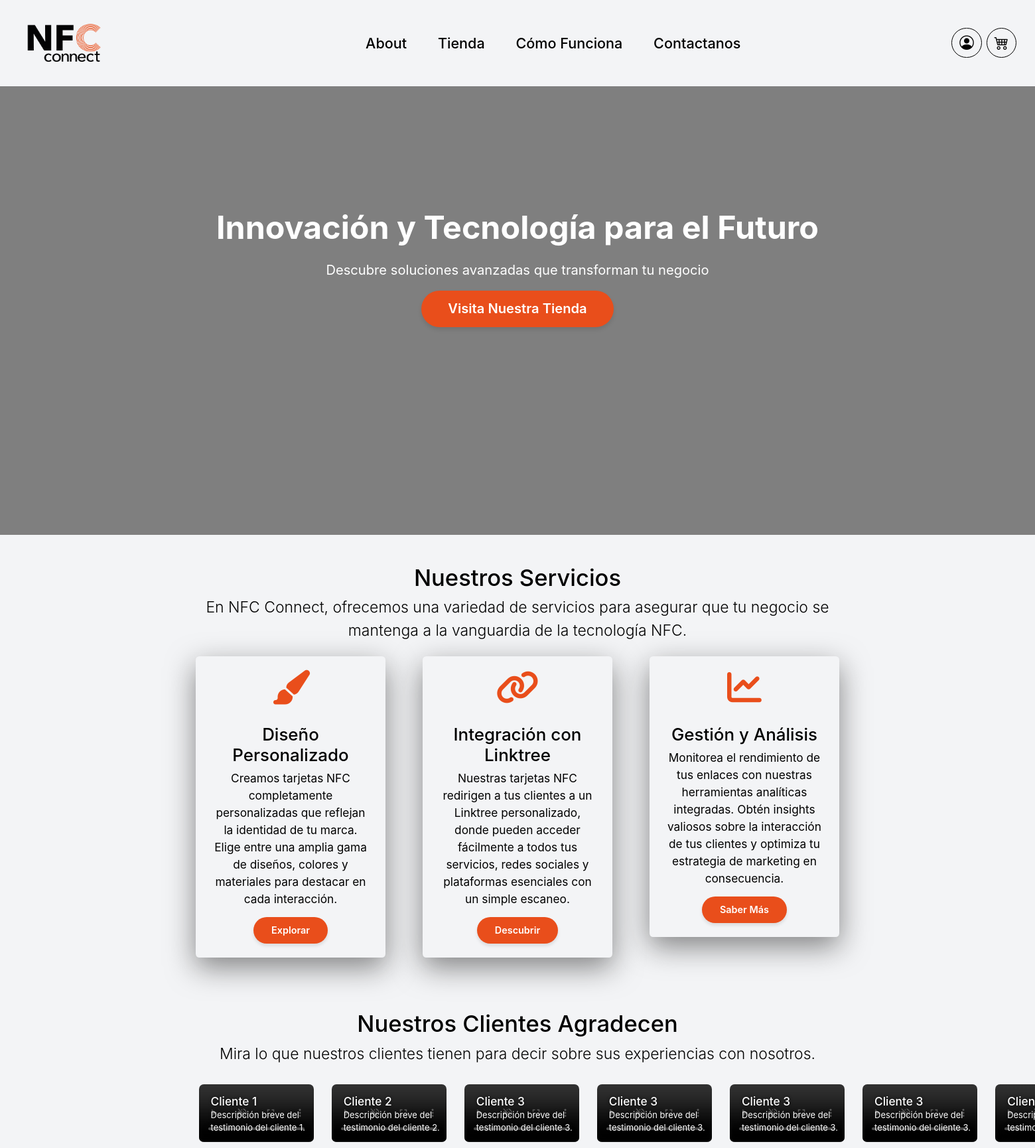
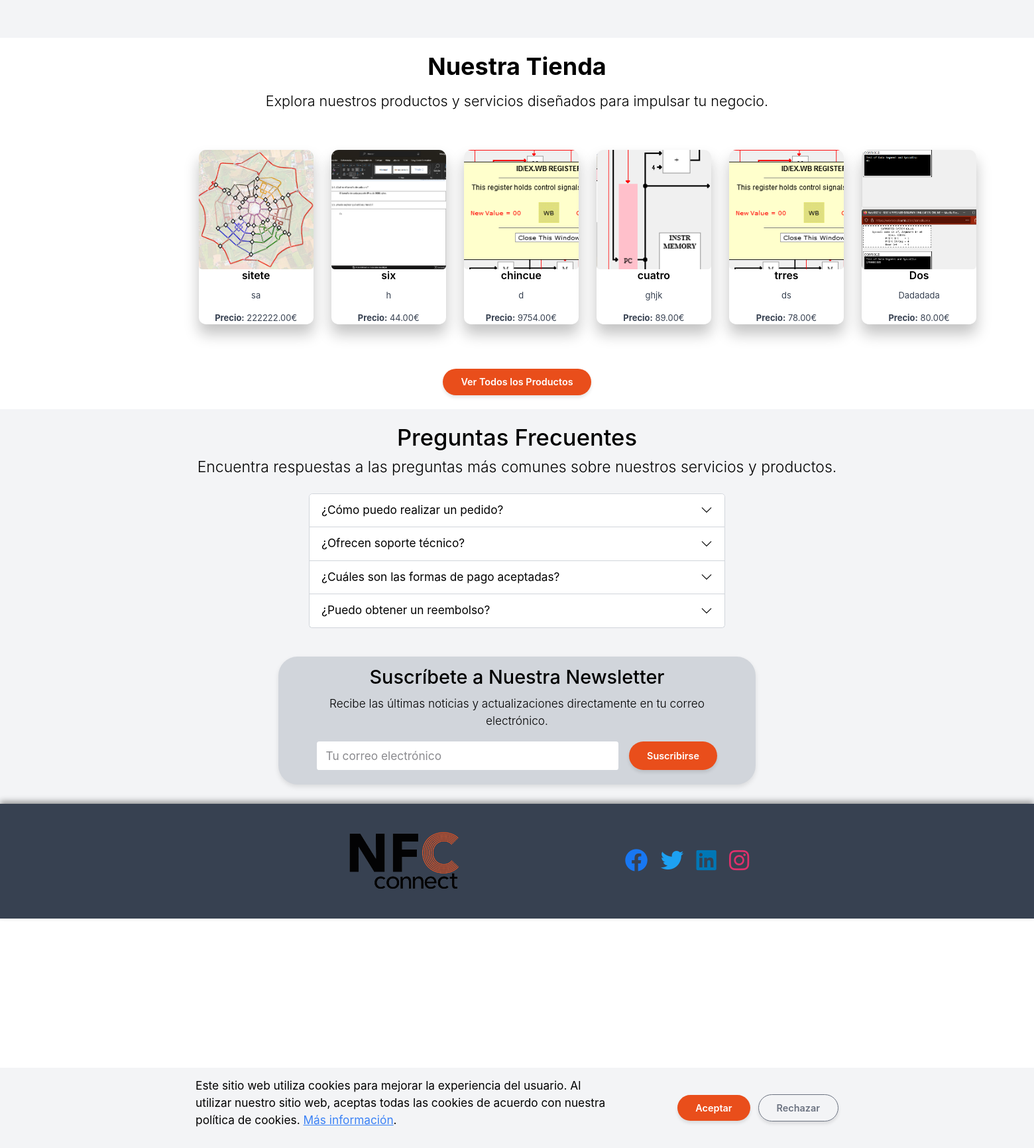
The page / on the database its author committed (2 pictures, top to bottom).
### app/models.py (models this page shows, shortened)
class Product(db.Model):
    __tablename__ = 'product'
    id = db.Column(db.Integer, primary_key=True)
    name = db.Column(db.String(150), nullable=False)
    description = db.Column(db.Text, nullable=False)
    price = db.Column(db.Float, nullable=False)
    image_file = db.Column(db.String(20), nullable=True, default='default_product.jpg')
    date_added = db.Column(db.DateTime, default=datetime.utcnow)
    features = db.Column(db.Text, nullable=True)
    cart_items = db.relationship('CartItem', backref='product', lazy=True)
    images = db.relationship('ProductImage', backref='product', lazy=True)

### app/routes.py (the view)
@app.route('/')
@app.route('/<lang_code>')
def index(lang_code=None):
    products = Product.query.order_by(Product.date_added.desc()).limit(6).all()
    add_to_cart_form = AddToCartForm()
    return render_template('index.html', products=products, add_to_cart_form=add_to_cart_form)

### app/templates/index.html (shortened to what this page needs)
{% extends "app.html" %}
{% block content %}
<main>
    <div id="cookieConsent" class="fixed-bottom bg-light p-3" style="display: none;">
        <div class="container">
            <div class="row align-items-center">
                <div class="col-md-8">
                    <p>Este sitio web utiliza cookies para mejorar la experiencia del usuario. Al utilizar nuestro sitio web, aceptas todas las cookies de acuerdo con nuestra política de cookies. <a href="/cookies">Más información</a>.</p>
                </div>
                <div class="col-md-4 text-md-end text-center">
                    <button id="acceptCookies" class="btn btn-custom me-2">Aceptar</button>
                    <button id="rejectCookies" class="btn btn-custom-outline-secondary">Rechazar</button>
                </div>
            </div>
        </div>
    </div>
    <section class="hero-section position-relative min-vh-100" style="zoom: 112%;">
        <video class="video-background w-100 h-100 object-fit-cover" autoplay muted loop>
            <source src="{{ url_for('static', filename='video/nfc-connect-video.mp4') }}" type="video/mp4">
        </video>
        <div class="hero-overlay position-absolute top-0 start-0 w-100 h-100"></div>
        <div class="hero-content container position-relative">
            <h1>{{ _('Innovación y Tecnología para el Futuro') }}</h1>
            <p>{{ _('Descubre soluciones avanzadas que transforman tu negocio') }}</p>
            <a href="/store" class="btn btn-custom btn-lg">{{ _('Visita Nuestra Tienda') }}</a>
        </div>
    </section>
    <section id="services" class="services-section py-5">
        <div class="container">
            <div class="row mb-2 text-center">
                <div class="col-12">
                    <h2>{{ _('Nuestros Servicios') }}</h2>
                    <p class="lead">{{ _('En NFC Connect, ofrecemos una variedad de servicios para asegurar que tu negocio se mantenga a la vanguardia de la tecnología NFC.') }}</p>
                </div>
            </div>
            <div class="row">
                <div class="col-md-4 text-center mb-4" data-aos="fade-up">
                    <div class="service-card p-4 shadow rounded">
                        <i class="fas fa-paint-brush fa-3x text-primary mb-3"></i>
                        <h4 class="mt-3">{{ _('Diseño Personalizado') }}</h4>
                        <p>{{ _('Creamos tarjetas NFC completamente personalizadas que reflejan la identidad de tu marca. Elige entre una amplia gama de diseños, colores y materiales para destacar en cada interacción.') }}</p>
                        <a href="{{ url_for('service_detail', service_slug='diseno-personalizado') }}" class="btn btn-custom">Explorar</a>
                    </div>
                </div>
                <div class="col-md-4 text-center mb-4" data-aos="fade-up" data-aos-delay="100">
                    <div class="service-card p-4 shadow rounded">
                        <i class="fas fa-link fa-3x text-primary mb-3"></i>
                        <h4 class="mt-3">{{ _('Integración con Linktree') }}</h4>
                        <p>{{ _('Nuestras tarjetas NFC redirigen a tus clientes a un Linktree personalizado, donde pueden acceder fácilmente a todos tus servicios, redes sociales y plataformas esenciales con un simple escaneo.') }}</p>
                        <a href="{{ url_for('service_detail', service_slug='integracion-linktree') }}" class="btn btn-custom">Descubrir</a>
                    </div>
                </div>
                <div class="col-md-4 text-center mb-4" data-aos="fade-up" data-aos-delay="200">
                    <div class="service-card p-4 shadow rounded">
                        <i class="fas fa-chart-line fa-3x text-primary mb-3"></i>
                        <h4 class="mt-3">{{ _('Gestión y Análisis') }}</h4>
                        <p>{{ _('Monitorea el rendimiento de tus enlaces con nuestras herramientas analíticas integradas. Obtén insights valiosos sobre la interacción de tus clientes y optimiza tu estrategia de marketing en consecuencia.') }}</p>
                        <a href="{{ url_for('service_detail', service_slug='gestion-analisis') }}" class="btn btn-custom">Saber Más</a>
                    </div>
                </div>
            </div>
        </div>
    </section>
    <section class="video-carousel py-3 bg-light">
        <div class="container">
            <div class="row mb-3 text-center">
                <div class="col-12">
                    <h2>{{ _('Nuestros Clientes Agradecen') }}</h2>
                    <p class="lead">{{ _('Mira lo que nuestros clientes tienen para decir sobre sus experiencias con nosotros.') }}</p>
                </div>
            </div>
            <div class="swiper-container">
                <div class="swiper-wrapper">
                    <div class="swiper-slide">
                        <div class="video-card">
                            <video class="video-feed-item" controls muted loop playsinline>
                                <source src="{{ url_for('static', filename='video/cliente1.mp4') }}" type="video/mp4">
                            </video>
                            <div class="video-caption">
                                <h5>{{ _('Cliente 1') }}</h5>
                                <p>{{ _('Descripción breve del testimonio del cliente 1.') }}</p>
                            </div>
                        </div>
                    </div>
                    <div class="swiper-slide">
                        <div class="video-card">
                            <video class="video-feed-item" controls muted loop playsinline>
                                <source src="{{ url_for('static', filename='video/cliente1.mp4') }}" type="video/mp4">
                            </video>
                            <div class="video-caption">
                                <h5>{{ _('Cliente 2') }}</h5>
                                <p>{{ _('Descripción breve del testimonio del cliente 2.') }}</p>
                            </div>
                        </div>
                    </div>
                    <div class="swiper-slide">
                        <div class="video-card">
                            <video class="video-feed-item" controls muted loop playsinline>
                                <source src="{{ url_for('static', filename='video/cliente1.mp4') }}" type="video/mp4">
                            </video>
                            <div class="video-caption">
                                <h5>{{ _('Cliente 3') }}</h5>
                                <p>{{ _('Descripción breve del testimonio del cliente 3.') }}</p>
                            </div>
                        </div>
                    </div>
                    <div class="swiper-slide">
                        <div class="video-card">
                            <video class="video-feed-item" controls muted loop playsinline>
                                <source src="{{ url_for('static', filename='video/cliente1.mp4') }}" type="video/mp4">
                            </video>
                            <div class="video-caption">
                                <h5>{{ _('Cliente 3') }}</h5>
                                <p>{{ _('Descripción breve del testimonio del cliente 3.') }}</p>
                            </div>
                        </div>
                    </div>
                    <div class="swiper-slide">
                        <div class="video-card">
                            <video class="video-feed-item" controls muted loop playsinline>
                                <source src="{{ url_for('static', filename='video/cliente1.mp4') }}" type="video/mp4">
                            </video>
                            <div class="video-caption">
                                <h5>{{ _('Cliente 3') }}</h5>
                                <p>{{ _('Descripción breve del testimonio del cliente 3.') }}</p>
                            </div>
                        </div>
                    </div>
                    <div class="swiper-slide">
                        <div class="video-card">
                            <video class="video-feed-item" controls muted loop playsinline>
                                <source src="{{ url_for('static', filename='video/cliente1.mp4') }}" type="video/mp4">
                            </video>
                            <div class="video-caption">
                                <h5>{{ _('Cliente 3') }}</h5>
                                <p>{{ _('Descripción breve del testimonio del cliente 3.') }}</p>
                            </div>
                        </div>
                    </div>
                    <div class="swiper-slide">
                        <div class="video-card">
                            <video class="video-feed-item" controls muted loop playsinline>
                                <source src="{{ url_for('static', filename='video/cliente1.mp4') }}" type="video/mp4">
                            </video>
                            <div class="video-caption">
                                <h5>{{ _('Cliente 3') }}</h5>
                                <p>{{ _('Descripción breve del testimonio del cliente 3.') }}</p>
                            </div>
                        </div>
                    </div>
                </div>
            </div>
        </div>
    </section>
    <section class="store-section py-4">
        <div class="container">
            <div class="row mb-5 text-center">
                <div class="col-12">
                    <h2>{{ _('Nuestra Tienda') }}</h2>
                    <p class="lead">{{ _('Explora nuestros productos y servicios diseñados para impulsar tu negocio.') }}</p>
                </div>
            </div>
            <div class="swiper-container">
                <div class="swiper-wrapper">
                    {% for product in products %}
                    <div class="swiper-slide">
                        <div class="card h-100 shadow-sm">
                            <a href="{{ url_for('product_detail', product_id=product.id) }}">
                                <img src="{{ url_for('static', filename='img/' ~ product.image_file) }}" class="card-img-top img-fluid rounded" alt="{{ product.name }}">
                            </a>
                            <div class="card-body d-flex flex-column">
                                <h5 class="card-title">
                                    <a href="{{ url_for('product_detail', product_id=product.id) }}" class="text-decoration-none text-dark">
                                        {{ product.name }}
                                    </a>
                                </h5>
                                <p class="card-text">{{ product.description }}</p>
                                <p class="card-text"><strong>{{ _('Precio') }}:</strong> {{ "%.2f"|format(product.price) }}€</p>
                            </div>
                        </div>
                    </div>
                    {% endfor %}
                </div>
            </div>
            <div class="text-center mt-4">
                <a href="{{ url_for('store') }}" class="btn btn-custom">{{ _('Ver Todos los Productos') }}</a>
            </div>
        </div>
    </section>
    <section id="faq" class="faq-section py-4 bg-light">
        <div class="container">
            <div class="row mb-2 text-center">
                <div class="col-12">
                    <h2>{{ _('Preguntas Frecuentes') }}</h2>
                    <p class="lead">{{ _('Encuentra respuestas a las preguntas más comunes sobre nuestros servicios y productos.') }}</p>
                </div>
            </div>
            <div class="row justify-content-center">
                <div class="col-lg-8">
                    <div class="accordion" id="faqAccordion">
                        <div class="accordion-item">
                            <h2 class="accordion-header" id="headingOne">
                                <button class="accordion-button collapsed" type="button" data-bs-toggle="collapse" data-bs-target="#collapseOne" aria-expanded="false" aria-controls="collapseOne">
                                    {{ _('¿Cómo puedo realizar un pedido?') }}
                                </button>
                            </h2>
                        </div>
                        <div class="accordion-item">
                            <h2 class="accordion-header" id="headingTwo">
                                <button class="accordion-button collapsed" type="button" data-bs-toggle="collapse" data-bs-target="#collapseTwo" aria-expanded="false" aria-controls="collapseTwo">
                                    {{ _('¿Ofrecen soporte técnico?') }}
                                </button>
                            </h2>
                        </div>
                        <div class="accordion-item">
                            <h2 class="accordion-header" id="headingThree">
                                <button class="accordion-button collapsed" type="button" data-bs-toggle="collapse" data-bs-target="#collapseThree" aria-expanded="false" aria-controls="collapseThree">
                                    {{ _('¿Cuáles son las formas de pago aceptadas?') }}
                                </button>
                            </h2>
                        </div>
                        <div class="accordion-item">
                            <h2 class="accordion-header" id="headingFour">
                                <button class="accordion-button collapsed" type="button" data-bs-toggle="collapse" data-bs-target="#collapseFour" aria-expanded="false" aria-controls="collapseFour">
                                    {{ _('¿Puedo obtener un reembolso?') }}
                                </button>
                            </h2>
                        </div>
                    </div>
                </div>
            </div>
        </div>
    <section id="newsletter" class="newsletter-section py-3">
        <div class="container">
            <div class="row text-center">
                <div class="col-12">
                    <h2>{{ _('Suscríbete a Nuestra Newsletter') }}</h2>
                    <p class="lead">{{ _('Recibe las últimas noticias y actualizaciones directamente en tu correo electrónico.') }}</p>
                </div>
            </div>
            <div class="row justify-content-center">
                <div class="col-md-11 mb-2">
                    <form action="{{ url_for('subscribe') }}" method="POST" class="d-flex">
                        <input type="email" name="email" class="form-control me-2" placeholder="{{ _('Tu correo electrónico') }}" required>
                        <button type="submit" class="btn btn-custom">{{ _('Suscribirse') }}</button>
                    </form>
                </div>
            </div>
        </div>
    </section>
    <button id="openChatBtn" class="btn btn-primary rounded-circle shadow-lg chatbot-open-btn" title="Abrir Chatbot" onclick="toggleChat()">
    </button>
</main>
{% endblock %}

### rows shown on the page
Product: image_file (picture), name "sitete", description "sa", price "222222.00"
Product: image_file (picture), name "six", description "h", price "44.00"
Product: image_file (picture), name "chincue", description "d", price "9754.00"
Product: image_file (picture), name "cuatro", description "ghjk", price "89.00"
Product: image_file (picture), name "trres", description "ds", price "78.00"
Product: image_file (picture), name "Dos", description "Dadadada", price "80.00"
